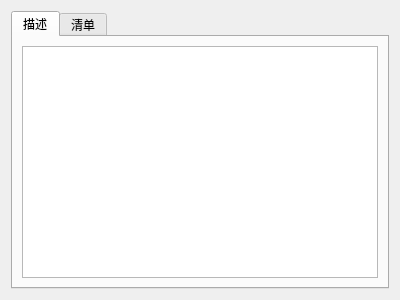
<?xml version="1.0" encoding="UTF-8"?>
<ui version="4.0">
 <class>ProgramGroupInfo</class>
 <widget class="QWidget" name="ProgramGroupInfo">
  <property name="geometry">
   <rect>
    <x>0</x>
    <y>0</y>
    <width>400</width>
    <height>300</height>
   </rect>
  </property>
  <property name="windowTitle">
   <string>节目池信息</string>
  </property>
  <layout class="QGridLayout" name="gridLayout">
   <item row="0" column="0">
    <widget class="QTabWidget" name="tabWidget">
     <property name="currentIndex">
      <number>0</number>
     </property>
     <widget class="QWidget" name="tab">
      <attribute name="title">
       <string>描述</string>
      </attribute>
      <layout class="QGridLayout" name="gridLayout_3">
       <item row="0" column="0">
        <widget class="QListWidget" name="listWidget"/>
       </item>
      </layout>
     </widget>
     <widget class="QWidget" name="tab_2">
      <attribute name="title">
       <string>清单</string>
      </attribute>
      <layout class="QGridLayout" name="gridLayout_2">
       <item row="0" column="0">
        <layout class="QVBoxLayout" name="verticalLayout">
         <item>
          <widget class="QPushButton" name="pushButton">
           <property name="text">
            <string>PushButton</string>
           </property>
          </widget>
         </item>
         <item>
          <widget class="QListView" name="listView"/>
         </item>
         <item>
          <widget class="QListWidget" name="listWidget_2"/>
         </item>
        </layout>
       </item>
      </layout>
     </widget>
    </widget>
   </item>
  </layout>
 </widget>
 <resources/>
 <connections/>
</ui>
